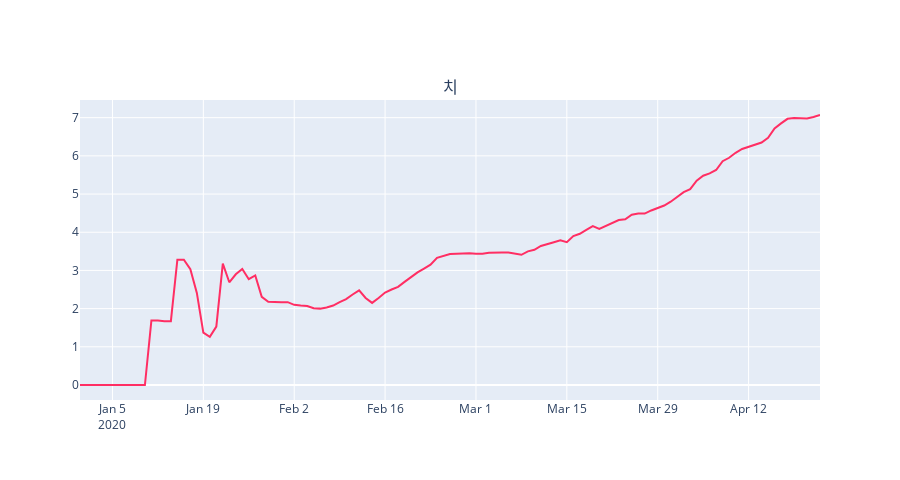

Notebook code cell kept with this figure:
### Code cell
fig_1 = px.line(day_wise, x="date", y='total_deaths / total_cases', color_discrete_sequence = [dth])

fig = make_subplots(rows=1, cols=1, shared_xaxes=False, 
                    subplot_titles=('치사율'))

fig.add_trace(fig_1['data'][0], row=1, col=1)

fig.update_layout(height=480)
fig.show()
